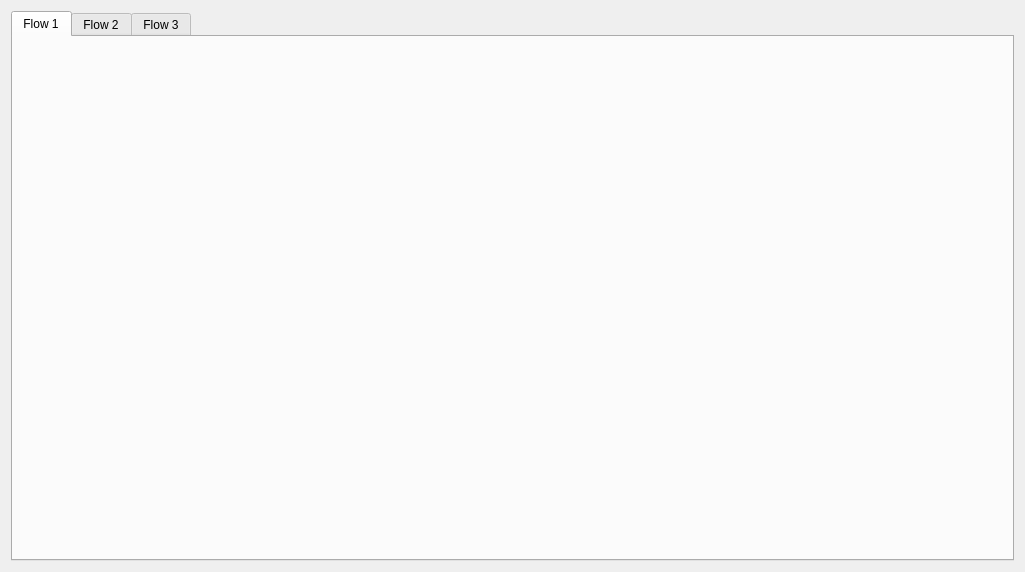
<?xml version="1.0" encoding="UTF-8"?>
<ui version="4.0">
 <class>Form</class>
 <widget class="QWidget" name="Form">
  <property name="geometry">
   <rect>
    <x>0</x>
    <y>0</y>
    <width>1025</width>
    <height>572</height>
   </rect>
  </property>
  <property name="windowTitle">
   <string>Form</string>
  </property>
  <layout class="QVBoxLayout" name="verticalLayout_2">
   <item>
    <layout class="QVBoxLayout" name="verticalLayout">
     <item>
      <widget class="QTabWidget" name="tabWidget">
       <property name="currentIndex">
        <number>0</number>
       </property>
       <widget class="QWidget" name="flow1tab">
        <attribute name="title">
         <string>Flow 1</string>
        </attribute>
        <layout class="QVBoxLayout" name="verticalLayout_4">
         <item>
          <layout class="QVBoxLayout" name="vlay01">
           <item>
            <widget class="QWidget" name="paint_widget" native="true"/>
           </item>
          </layout>
         </item>
        </layout>
       </widget>
       <widget class="QWidget" name="flow2tab">
        <attribute name="title">
         <string>Flow 2</string>
        </attribute>
        <layout class="QVBoxLayout" name="verticalLayout_3">
         <item>
          <layout class="QVBoxLayout" name="vlay02">
           <item>
            <widget class="QGraphicsView" name="gfxvu"/>
           </item>
          </layout>
         </item>
        </layout>
       </widget>
       <widget class="QWidget" name="flow3tab">
        <attribute name="title">
         <string>Flow 3</string>
        </attribute>
       </widget>
      </widget>
     </item>
    </layout>
   </item>
  </layout>
 </widget>
 <resources/>
 <connections/>
</ui>
